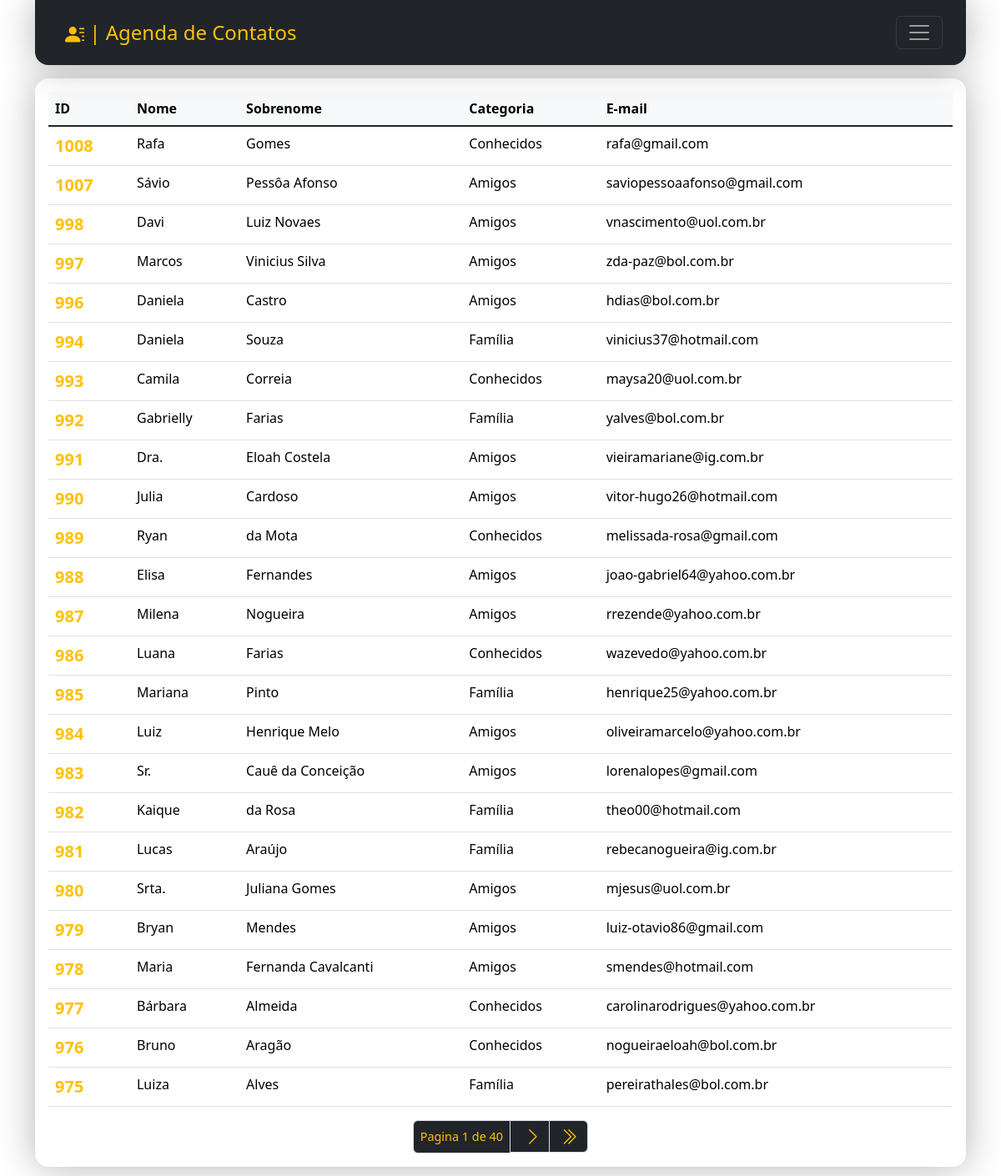
The app's page /, older data.
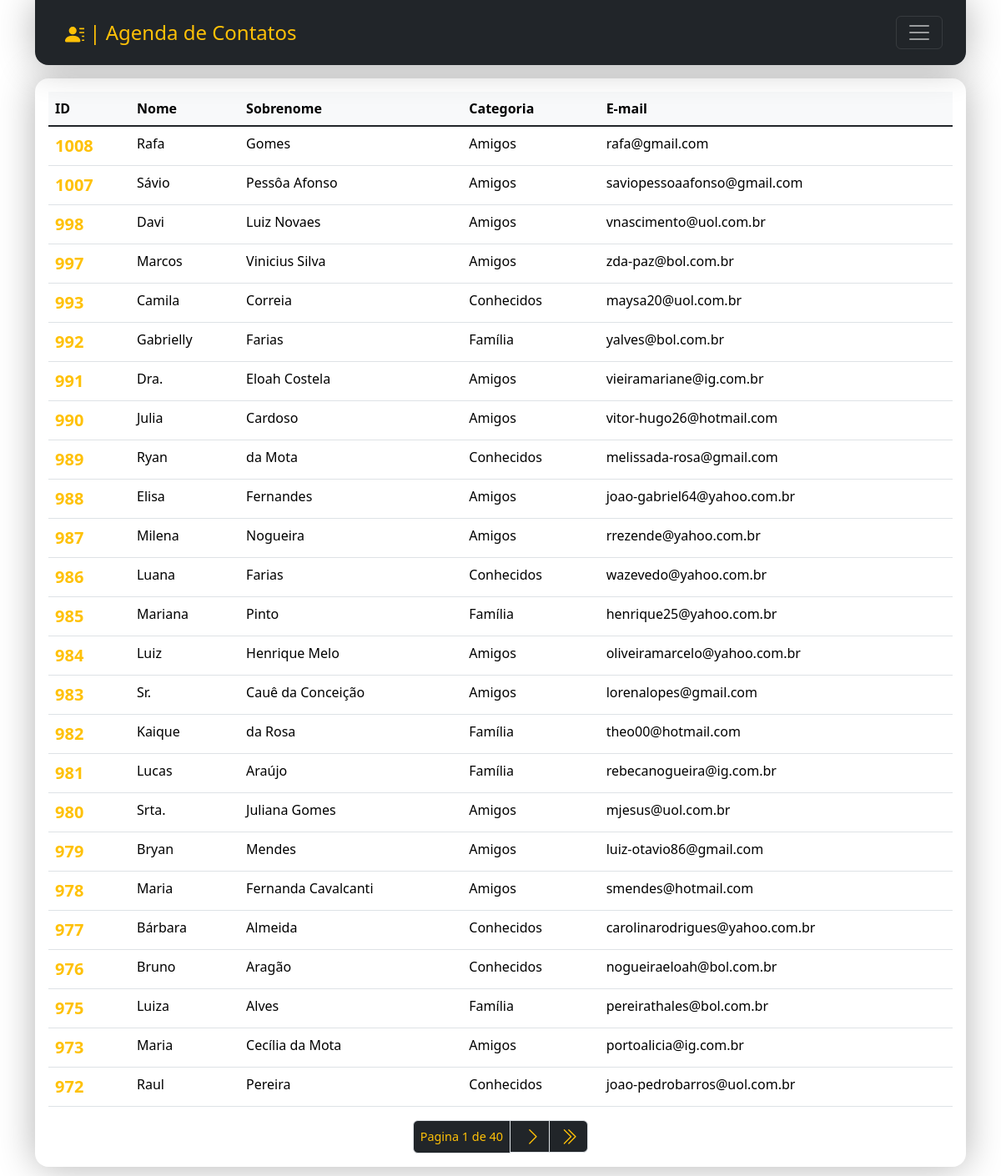
The same page, newer data.
### contact/models.py (models this page shows, shortened)
class Contact(models.Model):
    first_name = models.CharField(max_length=50)
    last_name = models.CharField(max_length=50, blank=True)
    phone = models.CharField(max_length=50)
    email = models.EmailField(max_length=254, blank=True)
    created_date = models.DateTimeField(default=timezone.now)
    description = models.TextField(blank=True)
    show = models.BooleanField(default=True)
    picture = models.ImageField(blank=True, upload_to='pictures/%Y/%m/')
    category = models.ForeignKey(
        Category,
        on_delete=models.SET_NULL,
        blank=True, null=True
    )
    owner = models.ForeignKey(
        User,
        on_delete=models.SET_NULL,
        blank=True, null=True
    )

class Category(models.Model):
    class Meta:
        verbose_name = 'Category'
        verbose_name_plural = 'Categories'
    name = models.CharField(max_length=50)
    def __str__(self) -> str:
        return self.name

### contact/views/contact_views.py (the view)
# urls.py: path('', views.index, name='index'),
def index(request):
    contacts = Contact.objects\
        .filter(show=True)\
        .order_by('-id')
    paginator = Paginator(contacts, 25)
    page_number = request.GET.get("page")
    page_obj = paginator.get_page(page_number)
    context = {
        'page_obj': page_obj,
        'site_title': 'Contatos',
    }
    return render(
        request,
        'contact/index.html',
        context
    )

### contact/templates/contact/index.html (shortened to what this page needs)
{% extends "global/base.html" %}
{% block corpo %}
<div class="w-100 mx-3 mt-3 table-responsive">
    {% if page_obj %}
    <table class=" table table-hover">
        <thead class="table-light">
          <tr>
            <th scope="col">ID</th>
            <th scope="col">Nome</th>
            <th scope="col">Sobrenome</th>
            <th scope="col">Categoria</th>
            <th scope="col">E-mail</th>
          </tr>
        </thead>
        <tbody class="table-group-divider">
            {% for contact in page_obj %}
                    <tr>
                        <th scope="row">
                            <a
                            class="link-warning link-offset-2 link-underline-opacity-0 link-underline-opacity-100-hover fs-5"
                            href=" {% url "contact:contact" contact.id %} "
                            >
                                {{contact.id}}
                            </a>
                        </th>
                        <td>
                            {{contact.first_name}}
                        </td>
                        <td>
                            {{contact.last_name}}
                        </td>
                        <td>
                            {{contact.category}}
                        </td>
                        <td>
                            {{contact.email}}
                        </td>
                    </tr>
            {% endfor %}
        </tbody>
      </table>
{% endif %}
{% endblock corpo %}

Row changes from the older to the newer data that the page shows:
removed Contact: id "996", first_name "Daniela", last_name "Castro", category "Amigos", email "hdias@bol.com.br"
removed Contact: id "994", first_name "Daniela", last_name "Souza", category "Família", email "vinicius37@hotmail.com"
changed Contact "Rafa": category "Conhecidos" → "Amigos"
now on this page (row unchanged): Contact: id "973", first_name "Maria", last_name "Cecília da Mota", category "Amigos", email "portoalicia@ig.com.br"
now on this page (row unchanged): Contact: id "972", first_name "Raul", last_name "Pereira", category "Conhecidos", email "joao-pedrobarros@uol.com.br"
